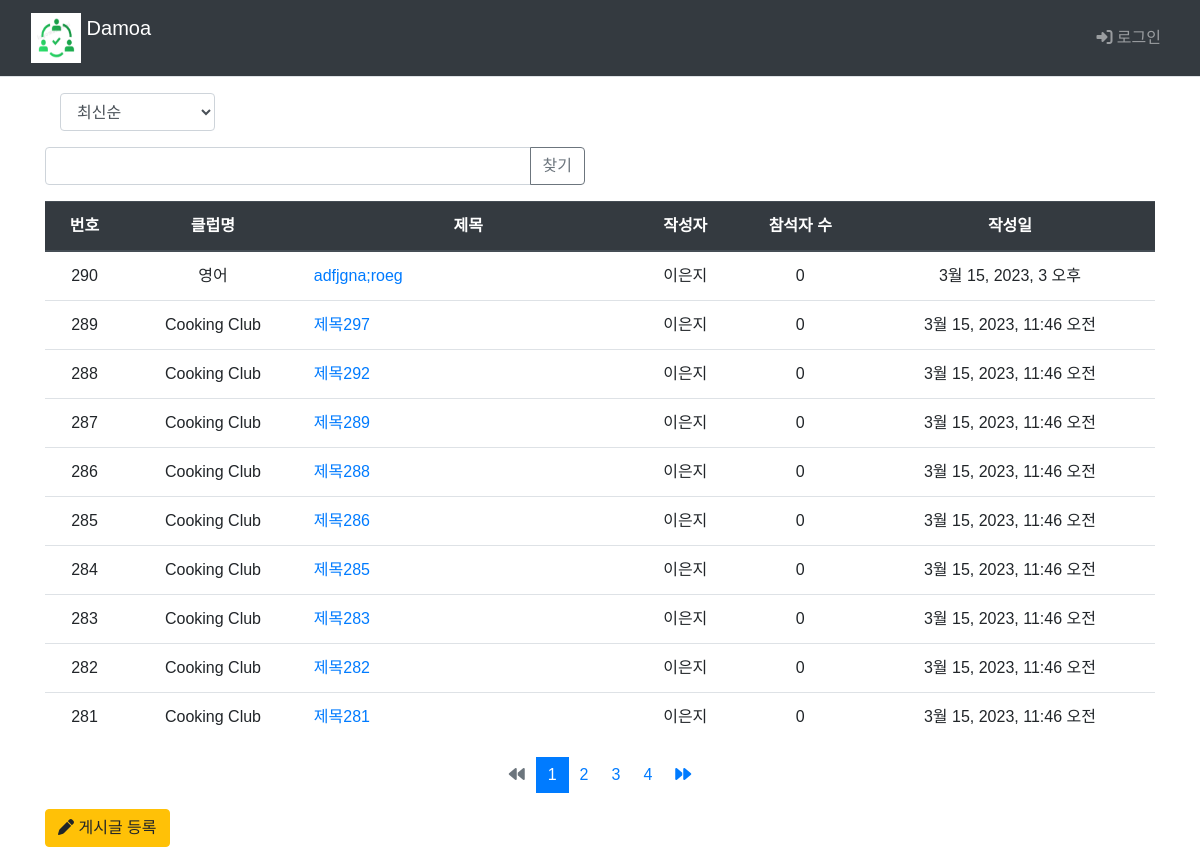
The app's page /main/board_list/, older data.
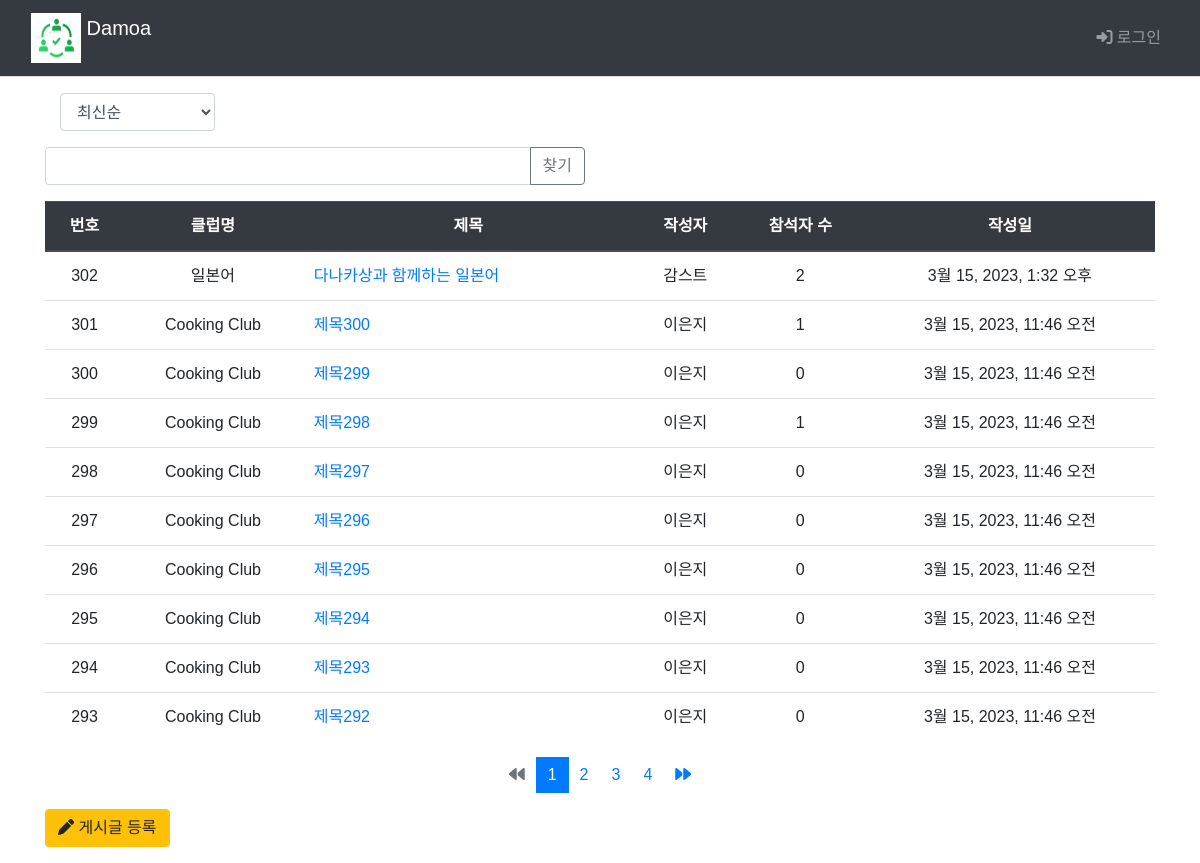
The same page, newer data.
### main/models.py (models this page shows, shortened)
class Board(models.Model):
    club = models.ForeignKey(Club, on_delete=models.CASCADE)
    author = models.ForeignKey(settings.AUTH_USER_MODEL, on_delete=models.CASCADE, default=1, null=True, related_name='author_board')
    subject = models.CharField('제목', max_length = 200,
                               help_text='게시글의 제목을 한 줄로 작성하세요.')
    content = models.TextField('내용', help_text='내용을 상세히 작성하세요.')
    create_date = models.DateTimeField('생성일')
    modify_date = models.DateTimeField(null=True, blank=True)
    voter=models.ManyToManyField(settings.AUTH_USER_MODEL, related_name='voter_board')

class Club(models.Model):
    class category(models.TextChoices):
        from django.utils.translation import gettext_lazy as _
        COOK = 'CK', _('Cook')
        CULTURE = 'CT', _('Culture')
        GAME = 'GA', _('Game')
        LANGUAGE = 'LA', _('Language')
        MUSIC = 'MU', _('Music')
        OUTDOOR = 'OD', _('Outdoor')
        SPORTS = 'SP', _('Sports')
    category = models.CharField(
        max_length=10,
        choices = category.choices,
        null=True
    )
    name=models.TextField('클럽이름')
    def __str__(self):
        return self.name

### common/models.py (models this page shows)
class CustomUser(AbstractBaseUser, PermissionsMixin) :
    email = models.EmailField(blank=True, unique=True, default='')
    username = models.CharField(max_length = 15, unique=True)
    name = models.CharField(max_length=15)
    age = models.IntegerField()
    ad = models.CharField(max_length=50)
    is_active = models.BooleanField(default=True)
    is_superuser = models.BooleanField(default=True)
    is_staff = models.BooleanField(default=True)
    date_joined = models.DateTimeField(default=timezone.now)
    last_login = models.DateTimeField(blank=True, null=True)
    objects = CustomUserManager()
    USERNAME_FIELD = 'username'
    REQUIRED_FIELD = ['name']
    class Meta :
        ordering = ['-date_joined']
        verbose_name = 'User'
        verbose_name_plural = 'User'

### main/views.py (the view, shortened to what this page needs)
# urls.py: path('main/board_list/', views.board_list, name='board_list'),
def board_list(request):
    page = request.GET.get('page', '1')  # 페이지
    kw = request.GET.get('kw', '')  # 검색어
    so = request.GET.get('so', 'recent') # 정렬 기준 / default 최신순
    if so == 'recent':
        board_list = Board.objects.order_by('-create_date')
    elif so == 'late':
        board_list = Board.objects.order_by('create_date')
    else : # 위 경우 제외 board_id 역순정렬
        board_list = Board.objects.order_by('-id')
    paginator = Paginator(board_list, 10)  # 페이지당 10개
    page_obj = paginator.get_page(page)
    context = {'board_list':page_obj, 'page':page, 'kw':kw}
    return render(request, 'main/board_list.html', context)

### main/templatetags/main_filter.py (called while the page is built)
@register.filter
def sub(value, arg):
    return value - arg

### templates/main/board_list.html (shortened to what this page needs)
{% extends 'base.html' %}
{% load static %}
{% load main_filter %}
{% block content %}
  <div class="container my-3">
  <div class="col-2">
    <select class="form-control so">
        <option value="recent" {% if so == 'recent' %}selected{% endif %}>
            최신순
        </option>
    </select>
  </div>
    <div class="row my-3">
      <div class="col-6">
        <div class="input-group">
          <input type="text" id="search_kw" class="form-control" value="{{ kw|default_if_none:'' }}">
          <div class="input-group-append">
            <button class="btn btn-outline-secondary" type="button" id="btn_search">찾기</button>
          </div>
        </div>
      </div>
    </div>
    <table class="table ">
      <thead>
        <tr class="text-center thead-dark">
          <th>번호</th>
          <th>클럽명</th>
          <th style="width:30%">제목</th>
          <th>작성자</th>
          <th>참석자 수</th>
          <th>작성일</th>
        </tr>
      </thead>
      <tbody>
        {% if board_list %}
          {% for board in board_list %}
            <tr class="text-center">
              <td>{{ board_list.paginator.count|sub:board_list.start_index|sub:forloop.counter0|add:1 }}</td>
              <td>{{ board.club }}</td>
              <td class="text-left">
                <a href="{%url 'main:detail' board.id%}">{{board.subject}}</a>
              </td>
              <td>{{board.author.name}}</td>
              <td>{{board.voter.count}}</td>
              <td>{{board.create_date}}</td>
            </tr>
          {% endfor %}
        {% else %}
          게시글이 없습니다.
        {% endif %}
      </tbody>
    </table>
    <ul class="pagination justify-content-center">
      {% if board_list.has_previous %}
        <li class="page-item">
          <a class="page-link" data-page="{{ board_list.previous_page_number }}" href="javascript:void(0)">
            <i class="fa-solid fa-backward"></i>
          </a>
        </li>
      {% else %}
        <li class="page-item disabled">
          <a class="page-link" tabindex="-1" aria-disabled="true" href="#">
            <i class="fa-solid fa-backward"></i>
          </a>
        </li>
      {% endif %}
      {% for page_number in board_list.paginator.page_range %}
        {% if page_number >= board_list.number|add:-3 and page_number <= board_list.number|add:3 %}
          {% if page_number == board_list.number %}
            <li class="page-item active" aria-current="page">
              <a class="page-link" data-page="{{ page_number }}" href="javascript:void(0)">
                {{ page_number }}
              </a>
            </li>
          {% else %}
            <li class="" page-item="page-item">
              <a class="page-link" data-page="{{ page_number }}" href="javascript:void(0)">
                {{ page_number }}
              </a>
            </li>
          {% endif %}
        {% endif %}
      {% endfor %}
      {% if board_list.has_next %}
        <li class="page-item">
          <a class="page-link" data-page="{{ board_list.next_page_number }}" href="javascript:void(0)">
            <i class="fa-solid fa-forward"></i>
          </a>
        </li>
      {% else %}
        <li class="page-item disabled">
          <a class="page-link" tabindex="-1" aria-disabled="true" href="#">
            <i class="fa-solid fa-forward"></i>
          </a>
        </li>
      {% endif %}
    </ul>
    <a href="{%url 'main:board_create' %}" class="btn btn-warning">
      <i class="fa-solid fa-pen"></i>
      게시글 등록
    </a>
  </div>
{% endblock %}

Row changes from the older to the newer data that the page shows:
removed Board: paginator.count|sub "290", club "영어", subject "adfjgna;roeg", author.name "이은지", voter.count "0", create_date "3월 15, 2023, 3 오후"
no longer on this page (row edited): Board: paginator.count|sub "287", club "Cooking Club", subject "제목289", author.name "이은지", voter.count "0", create_date "3월 15, 2023, 11:46 오전"
no longer on this page (row unchanged): Board: paginator.count|sub "286", club "Cooking Club", subject "제목288", author.name "이은지", voter.count "0", create_date "3월 15, 2023, 11:46 오전"
no longer on this page (row unchanged): Board: paginator.count|sub "285", club "Cooking Club", subject "제목286", author.name "이은지", voter.count "0", create_date "3월 15, 2023, 11:46 오전"
no longer on this page (row unchanged): Board: paginator.count|sub "284", club "Cooking Club", subject "제목285", author.name "이은지", voter.count "0", create_date "3월 15, 2023, 11:46 오전"
no longer on this page (row unchanged): Board: paginator.count|sub "283", club "Cooking Club", subject "제목283", author.name "이은지", voter.count "0", create_date "3월 15, 2023, 11:46 오전"
no longer on this page (row unchanged): Board: paginator.count|sub "282", club "Cooking Club", subject "제목282", author.name "이은지", voter.count "0", create_date "3월 15, 2023, 11:46 오전"
no longer on this page (row unchanged): Board: paginator.count|sub "281", club "Cooking Club", subject "제목281", author.name "이은지", voter.count "0", create_date "3월 15, 2023, 11:46 오전"
added Board: paginator.count|sub "302", club "일본어", subject "다나카상과 함께하는 일본어", author.name "감스트", voter.count "2", create_date "3월 15, 2023, 1:32 오후"
added Board: paginator.count|sub "301", club "Cooking Club", subject "제목300", author.name "이은지", voter.count "1", create_date "3월 15, 2023, 11:46 오전"
added Board: paginator.count|sub "300", club "Cooking Club", subject "제목299", author.name "이은지", voter.count "0", create_date "3월 15, 2023, 11:46 오전"
added Board: paginator.count|sub "299", club "Cooking Club", subject "제목298", author.name "이은지", voter.count "1", create_date "3월 15, 2023, 11:46 오전"
computed for Board "제목297": paginator.count|sub "289" → "298"
added Board: paginator.count|sub "297", club "Cooking Club", subject "제목296", author.name "이은지", voter.count "0", create_date "3월 15, 2023, 11:46 오전"
added Board: paginator.count|sub "296", club "Cooking Club", subject "제목295", author.name "이은지", voter.count "0", create_date "3월 15, 2023, 11:46 오전"
added Board: paginator.count|sub "295", club "Cooking Club", subject "제목294", author.name "이은지", voter.count "0", create_date "3월 15, 2023, 11:46 오전"
added Board: paginator.count|sub "294", club "Cooking Club", subject "제목293", author.name "이은지", voter.count "0", create_date "3월 15, 2023, 11:46 오전"
computed for Board "제목292": paginator.count|sub "288" → "293"
